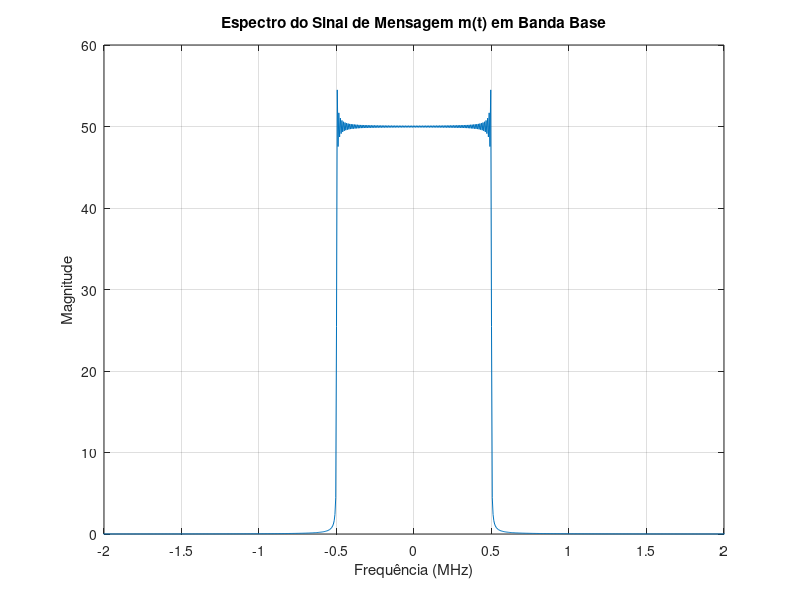

Write MATLAB code to recreate this figure.
% Definindo parâmetros
fsamp = 50e6; % Frequência de amostragem em Hz (50 MHz)
t_end = 200e-6; % Tempo final em segundos (200 µs)

% Definindo o intervalo de tempo
t = linspace(0, t_end, round(t_end * fsamp)); % Vetor de tempo em segundos
x = linspace(0, t_end * 1e6, round(t_end * fsamp)) - 100; % Argumento da função sinc centrado em 100 µs

% Calculando o sinal de mensagem
mt = sinc(x);

% Calculando a FFT do sinal de mensagem
N = length(mt);
Mt_fft = fftshift(fft(mt));

% Definindo o vetor de frequência
f = (-N/2:N/2-1)*(fsamp/N);

% Plotando o espectro do sinal de mensagem em banda base
figure;
plot(f/1e6, abs(Mt_fft));
xlim([-2 2]);
title('Espectro do Sinal de Mensagem m(t) em Banda Base');
xlabel('Frequência (MHz)');
ylabel('Magnitude');
xticks(-2:0.5:2);
grid on;

% Encontrando a largura de meia potência manualmente
% Normalizando a magnitude da FFT
Mt_fft_mag = abs(Mt_fft);
Mt_fft_mag = Mt_fft_mag / max(Mt_fft_mag);

% Encontrando as frequências onde a magnitude é maior ou igual a 0.5 (meia potência)
indices = find(Mt_fft_mag >= 0.5);
f_half_power = f(indices);

% Calculando a largura de meia potência
bw_half_power = f_half_power(end) - f_half_power(1);

% Exibindo a largura de meia potência
disp(['Largura de meia potência: ', num2str(bw_half_power), ' Hz']);


